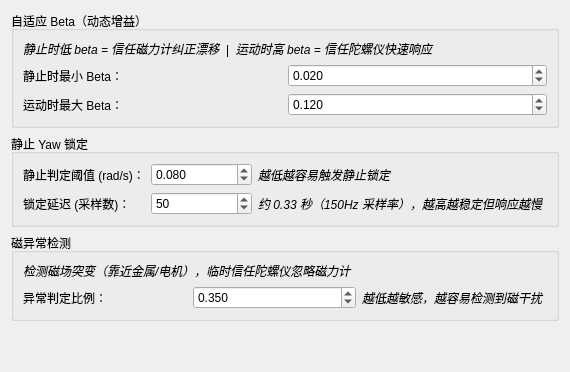
            <widget class="QWidget" name="tabYaw">
             <attribute name="title">
              <string>Yaw 漂移抑制</string>
             </attribute>
             <layout class="QVBoxLayout" name="verticalLayout_tabYaw">
              <item>
               <widget class="QGroupBox" name="grpAdaptiveBeta">
                <property name="title">
                 <string>自适应 Beta（动态增益）</string>
                </property>
                <layout class="QGridLayout" name="gridLayout_adaptiveBeta">
                 <item row="0" column="0" colspan="2">
                  <widget class="QLabel" name="lblAdpBetaHint">
                   <property name="font">
                    <font>
                     <italic>true</italic>
                    </font>
                   </property>
                   <property name="text">
                    <string>静止时低 beta = 信任磁力计纠正漂移  |  运动时高 beta = 信任陀螺仪快速响应</string>
                   </property>
                  </widget>
                 </item>
                 <item row="1" column="0">
                  <widget class="QLabel" name="lblAdpBetaMin">
                   <property name="text">
                    <string>静止时最小 Beta：</string>
                   </property>
                  </widget>
                 </item>
                 <item row="1" column="1">
                  <widget class="QDoubleSpinBox" name="spnAdpBetaMin">
                   <property name="decimals">
                    <number>3</number>
                   </property>
                   <property name="minimum">
                    <double>0.001000000000000</double>
                   </property>
                   <property name="maximum">
                    <double>0.500000000000000</double>
                   </property>
                   <property name="singleStep">
                    <double>0.005000000000000</double>
                   </property>
                   <property name="value">
                    <double>0.020000000000000</double>
                   </property>
                  </widget>
                 </item>
                 <item row="2" column="0">
                  <widget class="QLabel" name="lblAdpBetaMax">
                   <property name="text">
                    <string>运动时最大 Beta：</string>
                   </property>
                  </widget>
                 </item>
                 <item row="2" column="1">
                  <widget class="QDoubleSpinBox" name="spnAdpBetaMax">
                   <property name="decimals">
                    <number>3</number>
                   </property>
                   <property name="minimum">
                    <double>0.001000000000000</double>
                   </property>
                   <property name="maximum">
                    <double>0.500000000000000</double>
                   </property>
                   <property name="singleStep">
                    <double>0.005000000000000</double>
                   </property>
                   <property name="value">
                    <double>0.120000000000000</double>
                   </property>
                  </widget>
                 </item>
                </layout>
               </widget>
              </item>
              <item>
               <widget class="QGroupBox" name="grpStillness">
                <property name="title">
                 <string>静止 Yaw 锁定</string>
                </property>
                <layout class="QGridLayout" name="gridLayout_stillness">
                 <item row="0" column="0">
                  <widget class="QLabel" name="lblStillThresh">
                   <property name="text">
                    <string>静止判定阈值 (rad/s)：</string>
                   </property>
                  </widget>
                 </item>
                 <item row="0" column="1">
                  <widget class="QDoubleSpinBox" name="spnStillThresh">
                   <property name="decimals">
                    <number>3</number>
                   </property>
                   <property name="minimum">
                    <double>0.010000000000000</double>
                   </property>
                   <property name="maximum">
                    <double>1.000000000000000</double>
                   </property>
                   <property name="singleStep">
                    <double>0.010000000000000</double>
                   </property>
                   <property name="value">
                    <double>0.080000000000000</double>
                   </property>
                  </widget>
                 </item>
                 <item row="0" column="2">
                  <widget class="QLabel" name="lblStillThreshHint">
                   <property name="font">
                    <font>
                     <italic>true</italic>
                    </font>
                   </property>
                   <property name="text">
                    <string>越低越容易触发静止锁定</string>
                   </property>
                  </widget>
                 </item>
                 <item row="1" column="0">
                  <widget class="QLabel" name="lblYawLockTime">
                   <property name="text">
                    <string>锁定延迟 (采样数)：</string>
                   </property>
                  </widget>
                 </item>
                 <item row="1" column="1">
                  <widget class="QSpinBox" name="spnYawLockTime">
                   <property name="minimum">
                    <number>10</number>
                   </property>
                   <property name="maximum">
                    <number>500</number>
                   </property>
                   <property name="singleStep">
                    <number>10</number>
                   </property>
                   <property name="value">
                    <number>50</number>
                   </property>
                  </widget>
                 </item>
                 <item row="1" column="2">
                  <widget class="QLabel" name="lblYawLockTimeHint">
                   <property name="font">
                    <font>
                     <italic>true</italic>
                    </font>
                   </property>
                   <property name="text">
                    <string>约 0.33 秒（150Hz 采样率），越高越稳定但响应越慢</string>
                   </property>
                  </widget>
                 </item>
                </layout>
               </widget>
              </item>
              <item>
               <widget class="QGroupBox" name="grpMagAnomaly">
                <property name="title">
                 <string>磁异常检测</string>
                </property>
                <layout class="QGridLayout" name="gridLayout_magAnomaly">
                 <item row="0" column="0" colspan="2">
                  <widget class="QLabel" name="lblMagAnomHint">
                   <property name="font">
                    <font>
                     <italic>true</italic>
                    </font>
                   </property>
                   <property name="text">
                    <string>检测磁场突变（靠近金属/电机），临时信任陀螺仪忽略磁力计</string>
                   </property>
                  </widget>
                 </item>
                 <item row="1" column="0">
                  <widget class="QLabel" name="lblMagAnomRatio">
                   <property name="text">
                    <string>异常判定比例：</string>
                   </property>
                  </widget>
                 </item>
                 <item row="1" column="1">
                  <widget class="QDoubleSpinBox" name="spnMagAnomRatio">
                   <property name="decimals">
                    <number>3</number>
                   </property>
                   <property name="minimum">
                    <double>0.050000000000000</double>
                   </property>
                   <property name="maximum">
                    <double>1.000000000000000</double>
                   </property>
                   <property name="singleStep">
                    <double>0.050000000000000</double>
                   </property>
                   <property name="value">
                    <double>0.350000000000000</double>
                   </property>
                  </widget>
                 </item>
                 <item row="1" column="2">
                  <widget class="QLabel" name="lblMagAnomRatioHint">
                   <property name="font">
                    <font>
                     <italic>true</italic>
                    </font>
                   </property>
                   <property name="text">
                    <string>越低越敏感，越容易检测到磁干扰</string>
                   </property>
                  </widget>
                 </item>
                </layout>
               </widget>
              </item>
              <item>
               <spacer name="verticalSpacer_tabYaw">
                <property name="orientation">
                 <enum>Qt::Vertical</enum>
                </property>
                <property name="sizeHint" stdset="0">
                 <size>
                  <width>20</width>
                  <height>40</height>
                 </size>
                </property>
               </spacer>
              </item>
             </layout>
            </widget>
